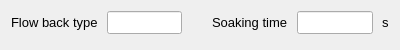
<?xml version="1.0" encoding="UTF-8"?>
<ui version="4.0">
 <class>STFBForm</class>
 <widget class="QWidget" name="STFBForm">
  <property name="geometry">
   <rect>
    <x>0</x>
    <y>0</y>
    <width>400</width>
    <height>50</height>
   </rect>
  </property>
  <property name="font">
   <font>
    <pointsize>10</pointsize>
   </font>
  </property>
  <property name="windowTitle">
   <string>Form</string>
  </property>
  <property name="locale">
   <locale language="English" country="UnitedStates"/>
  </property>
  <layout class="QGridLayout" name="gridLayout">
   <property name="horizontalSpacing">
    <number>30</number>
   </property>
   <property name="verticalSpacing">
    <number>12</number>
   </property>
   <item row="0" column="0">
    <layout class="QFormLayout" name="formLayout">
     <property name="horizontalSpacing">
      <number>9</number>
     </property>
     <property name="verticalSpacing">
      <number>9</number>
     </property>
     <item row="0" column="0">
      <widget class="QLabel" name="stfb_flow_back_type_label">
       <property name="text">
        <string notr="true">Flow back type</string>
       </property>
      </widget>
     </item>
     <item row="0" column="1">
      <widget class="QLineEdit" name="stfb_flow_back_type_lineedit"/>
     </item>
    </layout>
   </item>
   <item row="0" column="1">
    <layout class="QFormLayout" name="formLayout_2">
     <property name="horizontalSpacing">
      <number>9</number>
     </property>
     <property name="verticalSpacing">
      <number>9</number>
     </property>
     <item row="0" column="0">
      <widget class="QLabel" name="stfb_soaking_time_label">
       <property name="text">
        <string notr="true">Soaking time</string>
       </property>
      </widget>
     </item>
     <item row="0" column="1">
      <layout class="QHBoxLayout" name="horizontalLayout">
       <item>
        <widget class="QLineEdit" name="stfb_soaking_time_lineedit"/>
       </item>
       <item>
        <widget class="QLabel" name="stfb_soaking_time_unit_label">
         <property name="sizePolicy">
          <sizepolicy hsizetype="Fixed" vsizetype="Preferred">
           <horstretch>0</horstretch>
           <verstretch>0</verstretch>
          </sizepolicy>
         </property>
         <property name="text">
          <string>s</string>
         </property>
        </widget>
       </item>
      </layout>
     </item>
    </layout>
   </item>
  </layout>
 </widget>
 <resources/>
 <connections/>
</ui>
